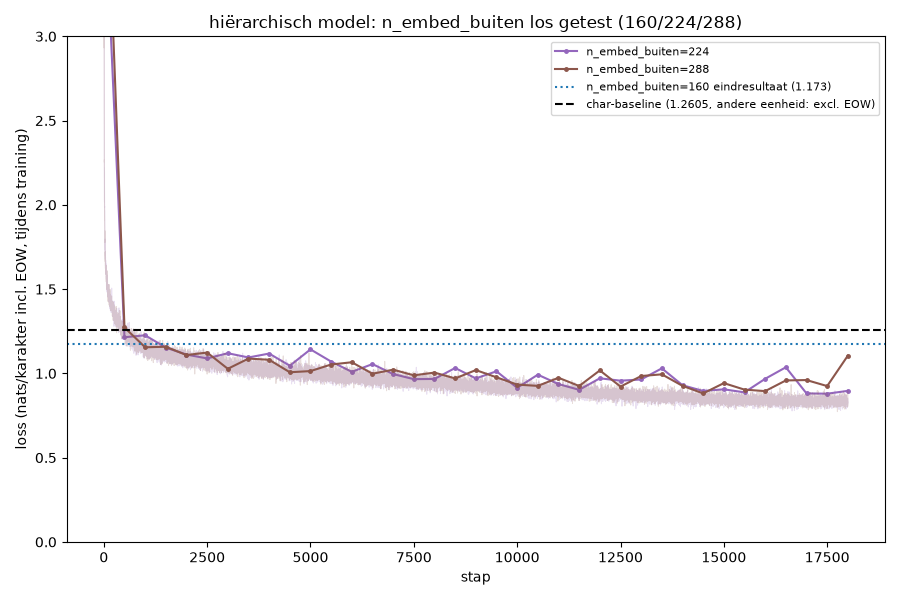

Write the Python code that produced this figure.
"""Vervolg op hierarchisch_sweep3.py: n_embed_buiten (de woord-niveau
transformer) is vanaf het allereerste begin gewoon overgenomen van het
char-model (160), nooit los getest voor deze architectuur - dezelfde valkuil
als lr/dropout eerder in dit logboek. De binnenkant (encoder/decoder) liet
intussen afnemende meeropbrengst zien: 64/2->96/3 was +0,091 nats, 96/3->128/4
nog maar +0,041 (zie experiment 16-18) - een teken dat die hefboom uitgewerkt
begint te raken, terwijl de buitenkant nog volledig ongetest is.

Winnende binnenconfig (128/4, lr=3e-3, 18000 stappen) blijft vast; alleen
n_embed_buiten varieert: 160 (huidig, hergebruikt uit sweep3, geen hertraining
nodig), 224, 288. n_koppen_buiten=4 blijft overal deelbaar (kop_dim 40/56/72).
"""
import time
from pathlib import Path

import torch
import torch.nn.functional as F
import matplotlib
matplotlib.use("Agg")
import matplotlib.pyplot as plt

from exp import APPARAAT, DATA_MAP, TEKST_BESTANDEN, TRAIN_FRACTIE, CharTokenizer
from hierarchisch import (splits_in_brokken, codeer_brok, bouw_brok_tensor, maak_woord_batch,
                          HierarchischModel, genereer_hierarchisch)

MAX_BROK_LENGTE = 16
BROK_VENSTER = 32
N_EMBED_BINNEN = 128
N_LAGEN_ENC = 4
N_LAGEN_DEC = 4
N_KOPPEN_BINNEN = 4
N_LAGEN_BUITEN = 5
N_KOPPEN_BUITEN = 4
AANTAL = 64
N_STAPPEN = 18000
EVAL_INTERVAL = 500
LR, DROPOUT = 3e-3, 0.1

BASELINE_CHAR = 1.2605
WINNAAR_160 = 1.1730  # n_embed_buiten=160 (huidig), zie hierarchisch_sweep3_resultaten.pt

VARIANTEN_EMBED_BUITEN = [224, 288]

boeken = [(n, (DATA_MAP / n).read_text(encoding="utf-8")) for n in TEKST_BESTANDEN]
tekst = "".join(t for _, t in boeken)
tok = CharTokenizer(tekst)
EOW_ID, PAD_ID = tok.vocab_size, tok.vocab_size + 1
print(f"apparaat={APPARAAT}  vocab={tok.vocab_size}  totaal={len(tekst):,} karakters\n", flush=True)

train_brokken, test_brokken = bouw_brok_tensor(boeken, tok, MAX_BROK_LENGTE, EOW_ID, PAD_ID, TRAIN_FRACTIE)
train_brokken, test_brokken = train_brokken.to(APPARAAT), test_brokken.to(APPARAAT)
print(f"brokken: train={train_brokken.shape[0]:,}  test={test_brokken.shape[0]:,}\n", flush=True)

UITVOER = Path(__file__).parent / "hierarchisch_sweep4_resultaten.pt"
resultaten = torch.load(UITVOER) if UITVOER.exists() else {}

for n_embed_buiten in VARIANTEN_EMBED_BUITEN:
    naam = f"n_embed_buiten={n_embed_buiten}"
    if naam in resultaten:
        r = resultaten[naam]
        print(f"{naam:>22s}  nats/char {r['nats_excl']:.4f}  (overgeslagen)", flush=True)
        continue

    torch.manual_seed(0)
    model = HierarchischModel(
        tok_vocab_size=tok.vocab_size, pad_id=PAD_ID, eow_id=EOW_ID, max_brok_lengte=MAX_BROK_LENGTE,
        n_embed_binnen=N_EMBED_BINNEN, n_lagen_enc=N_LAGEN_ENC, n_lagen_dec=N_LAGEN_DEC,
        n_koppen_binnen=N_KOPPEN_BINNEN, n_embed_buiten=n_embed_buiten, n_lagen_buiten=N_LAGEN_BUITEN,
        n_koppen_buiten=N_KOPPEN_BUITEN, brok_venster=BROK_VENSTER, dropout=DROPOUT,
    ).to(APPARAAT)
    n_par = sum(p.numel() for p in model.parameters())
    optimizer = torch.optim.AdamW(model.parameters(), lr=LR)
    scheduler = torch.optim.lr_scheduler.CosineAnnealingLR(optimizer, T_max=N_STAPPEN)
    char_vocab_out = model.decoder.uit.out_features

    print(f"\n--- {naam} ({n_par:,} parameters) ---", flush=True)
    t0 = time.time()
    train_losses, test_stappen, test_losses = [], [], []
    hoogste_train_loss_na_opwarmen = 0.0
    for stap in range(N_STAPPEN):
        x_b, y_b = maak_woord_batch(train_brokken, BROK_VENSTER, AANTAL)
        logits = model(x_b, y_b)
        loss = F.cross_entropy(logits.reshape(-1, char_vocab_out), y_b.reshape(-1), ignore_index=PAD_ID)
        optimizer.zero_grad(); loss.backward(); optimizer.step(); scheduler.step()
        train_losses.append(loss.item())
        if stap > 1000:
            hoogste_train_loss_na_opwarmen = max(hoogste_train_loss_na_opwarmen, loss.item())

        if stap % EVAL_INTERVAL == 0 or stap == N_STAPPEN - 1:
            model.eval()
            with torch.no_grad():
                x_t, y_t = maak_woord_batch(test_brokken, BROK_VENSTER, AANTAL)
                logits_t = model(x_t, y_t)
                loss_t = F.cross_entropy(logits_t.reshape(-1, char_vocab_out), y_t.reshape(-1), ignore_index=PAD_ID)
            model.train()
            test_stappen.append(stap); test_losses.append(loss_t.item())
            print(f"  stap {stap:>6}  train {loss.item():.3f}  test {loss_t.item():.3f}  "
                  f"({time.time()-t0:.0f}s)", flush=True)

    model.eval()
    som_excl, aantal_excl = 0.0, 0
    with torch.no_grad():
        for _ in range(20):
            x_t, y_t = maak_woord_batch(test_brokken, BROK_VENSTER, 256)
            logits_t = model(x_t, y_t)
            verlies = F.cross_entropy(logits_t.reshape(-1, char_vocab_out), y_t.reshape(-1),
                                      ignore_index=PAD_ID, reduction="none")
            y_flat = y_t.reshape(-1)
            inhoud = (y_flat != PAD_ID) & (y_flat != EOW_ID)
            som_excl += verlies[inhoud].sum().item()
            aantal_excl += inhoud.sum().item()
    nats_excl = som_excl / aantal_excl

    voorbeeld_brokken = [codeer_brok(b, tok, MAX_BROK_LENGTE, EOW_ID, PAD_ID) for b in splits_in_brokken("Op een dag ")]
    voorbeeld_tekst, _ = genereer_hierarchisch(model, tok, voorbeeld_brokken, brok_venster=BROK_VENSTER,
                                               n_nieuwe_woorden=30, apparaat=APPARAAT, temperatuur=0.7)

    resultaten[naam] = dict(train_losses=train_losses, test_stappen=test_stappen, test_losses=test_losses,
                            nats_excl=nats_excl, n_par=n_par, voorbeeld=voorbeeld_tekst,
                            hoogste_train_loss_na_opwarmen=hoogste_train_loss_na_opwarmen,
                            state_dict={k: v.cpu() for k, v in model.state_dict().items()},
                            n_embed_buiten=n_embed_buiten)
    print(f"  KLAAR: nats/karakter (excl EOW) = {nats_excl:.4f}  "
          f"({'STABIEL' if hoogste_train_loss_na_opwarmen < 3 else 'INSTABIEL'})  "
          f"({(time.time()-t0)/60:.1f} min)", flush=True)
    print(f"  voorbeeld: {voorbeeld_tekst!r}", flush=True)
    torch.save(resultaten, UITVOER)

print("\n" + "=" * 70)
print(f"{'':>22s}  nats/char   verschil vs char-baseline   verschil vs 160-winnaar")
print(f"{'char-model':>22s}  {BASELINE_CHAR:>9.4f}   (referentie)")
print(f"{'n_embed_buiten=160':>22s}  {WINNAAR_160:>9.4f}   {WINNAAR_160-BASELINE_CHAR:>+9.4f}   (referentie)")
for n_embed_buiten in VARIANTEN_EMBED_BUITEN:
    naam = f"n_embed_buiten={n_embed_buiten}"
    r = resultaten[naam]
    print(f"{naam:>22s}  {r['nats_excl']:>9.4f}   {r['nats_excl']-BASELINE_CHAR:>+9.4f}   {r['nats_excl']-WINNAAR_160:>+9.4f}")

alle_namen = ["n_embed_buiten=160"] + [f"n_embed_buiten={n}" for n in VARIANTEN_EMBED_BUITEN]
scores = {"n_embed_buiten=160": WINNAAR_160}
for n_embed_buiten in VARIANTEN_EMBED_BUITEN:
    naam = f"n_embed_buiten={n_embed_buiten}"
    scores[naam] = resultaten[naam]["nats_excl"]
beste_naam = min(scores, key=scores.get)
print(f"\nbeste: {beste_naam}  ({scores[beste_naam]:.4f})")

# ---------------------------------------------------------------------------
# Plot
# ---------------------------------------------------------------------------
fig, ax = plt.subplots(figsize=(9, 6))
kleuren = ["tab:blue", "tab:purple", "tab:brown"]
for n_embed_buiten, kleur in zip(VARIANTEN_EMBED_BUITEN, kleuren[1:]):
    naam = f"n_embed_buiten={n_embed_buiten}"
    r = resultaten[naam]
    ax.plot(range(len(r["train_losses"])), r["train_losses"], color=kleur, alpha=0.2, linewidth=0.7)
    ax.plot(r["test_stappen"], r["test_losses"], color=kleur, marker="o", markersize=2.5, label=naam)
ax.axhline(WINNAAR_160, color="tab:blue", linestyle=":", label=f"n_embed_buiten=160 eindresultaat ({WINNAAR_160})")
ax.axhline(BASELINE_CHAR, color="black", linestyle="--", label=f"char-baseline ({BASELINE_CHAR}, andere eenheid: excl. EOW)")
ax.set_ylim(0, 3)
ax.set_xlabel("stap"); ax.set_ylabel("loss (nats/karakter incl. EOW, tijdens training)")
ax.set_title("hiërarchisch model: n_embed_buiten los getest (160/224/288)")
ax.legend(fontsize=8)
fig.tight_layout()
plot_pad = Path(__file__).parent / "hierarchisch_sweep4.png"
fig.savefig(plot_pad)
print(f"\nplot opgeslagen: {plot_pad}", flush=True)
